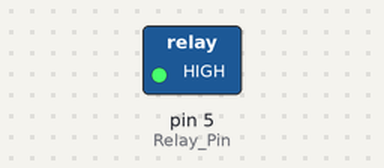
The sketch below on a simulated Arduino Uno, built with avr-gcc and run on an emulated ATmega328P. Parts: switched loads named in the sketch (green lamp = pin HIGH).

Above: at 2.5 s.
At 5.5 s:
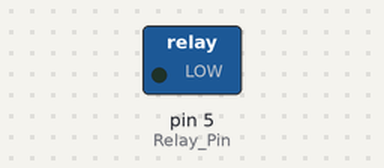
Timing chart, 0 to 7.8 s (numbered marks = the images above):
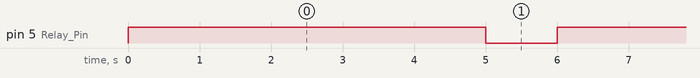

The sketch:

Relay_NodeMCU.ino
```cpp
int Relay_Pin=5;//D2
void setup() {
  // put your setup code here, to run once:
  pinMode(Relay_Pin,OUTPUT);

}

void loop() {
  // put your main code here, to run repeatedly:
  digitalWrite(Relay_Pin,HIGH);
  delay(5000);
  digitalWrite(Relay_Pin,LOW);
  delay(1000);


}
```

Measured:
- by itself, pin 5 (Relay_Pin): alternates HIGH for 5.0 s and LOW for 1.0 s
